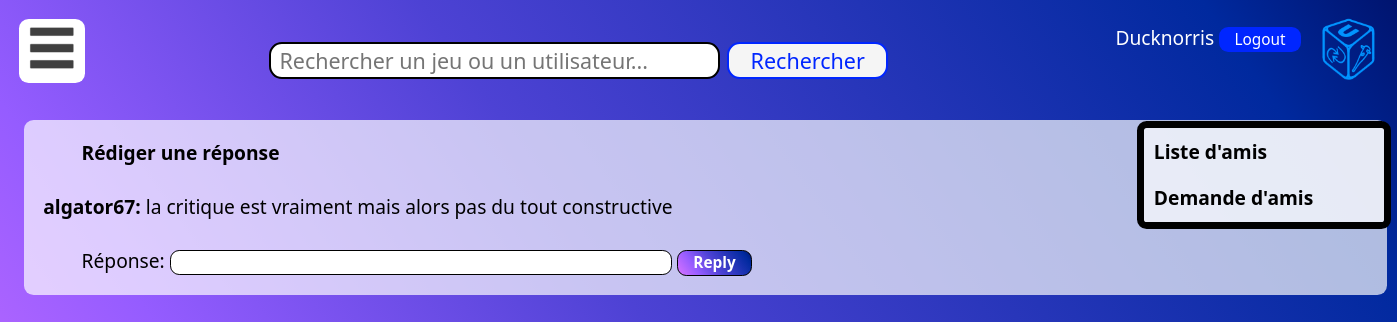
Page /reply_input.php?id=5 (signed in) on the committed database.
### tables this page shows
CREATE TABLE reponses (
  id INT PRIMARY KEY NOT NULL AUTO_INCREMENT,
  content VARCHAR(100),
  id_auteur INT NOT NULL,
  id_reponse INT,
  id_critiques INT NOT NULL,

  FOREIGN KEY (id_auteur) REFERENCES utilisateur(id),
  FOREIGN KEY (id_reponse) REFERENCES reponses(id),
  FOREIGN KEY (id_critiques) REFERENCES critiques(id)
);

CREATE TABLE utilisateur (
  id INT PRIMARY KEY NOT NULL AUTO_INCREMENT,
  pseudo VARCHAR(30),
  mdp VARCHAR(100),
  nom VARCHAR(30),
  prenom VARCHAR(30),
  bio VARCHAR(5000),
  date_de_naissance DATE,
  date_de_creation DATE DEFAULT current_timestamp(),
  email VARCHAR(50)
);

### reply_input.php (the view, shortened to what this page needs)
<!DOCTYPE html>
<html lang="en" dir="ltr" class="cover">
  <head>
  </head>
  <body>
  <?php
    include 'header.php';
    echo'<div class="corps">';
    echo'<b class="commentaire">Rédiger une réponse</b></br></br>';
    $db = new PDO("mysql:host=localhost;dbname=projetifd;charset=utf8","root","");
    $sql ='SELECT content,pseudo FROM reponses INNER JOIN utilisateur ON reponses.id_auteur = utilisateur.id WHERE reponses.id='.$_GET['id'];
    $req = $db->prepare($sql);
    $req->execute();
    $com = $req->fetch();
    echo('<b>'.$com['pseudo'].':</b> '.$com['content'].'<br/><br/>')
  ?>
  <form method="post" action="add_reply.php?id=<?php echo($_GET['id'])?>">
      <div class="commentaire">
          <label for="input">Réponse:</label>
          <input type="text" name="input" maxlength="100" size="50">
          <button type="submit" id="submit_corps">Reply</button>
      </div>
  </form>
  </div>
  </body>
</html>

### style_site.css (style rules this page uses)
body { font-family: "Segoe UI", serif; font-size: 1.5em; padding: 1em; }
input[type=text],input[type=password],input[type=email],input[type=date],textarea { border-radius:0.6em 0.6em 0.6em 0.6em; font-size:0.8em; }
input[type=text] { padding-left: 0.4em; border: solid black 0.1em; }
.cover { background: linear-gradient(55deg, #d973ff 0, #955cff 25%, #4d42d4 50%, #00299e 90%, #00146f 100%); background-size: cover; background-attachment: fixed; }
.corps { color:black; font-size:0.8em; padding:1em; font-family: "Segoe UI",serif; width:69em; margin: auto; margin-top: 5em; background-color: rgba(255,255,255,0.69); border-top-left-radius: 0.5em 0.5em; border-top-right-radius: 0.5em 0.5em; border-bottom-right-radius: 0.5em 0.5em; border-bottom-left-radius: 0.5em 0.5em; }
.commentaire { margin-left:2em; }
.commentaire input { height:1.5em; }
#submit_corps { padding: 0.1em 1em 0.1em 1em; border-radius:0.6em 0.6em 0.6em 0.6em; background: linear-gradient(55deg, #d973ff 0, #955cff 25%, #4d42d4 50%, #00299e 90%, #00146f 100%); font-size:0.8em; font-weight:bold; color:white; border:solid black 0.1em; }
* { margin: 0; padding: 0; font-family: "Segoe UI", serif; }

### rows in the picture
reponses: id_auteur.pseudo "algator67", content "la critique est vraiment mais alors pas du tout constructive"

### other values in the picture
$_SESSION['pseudo'] "Ducknorris"
